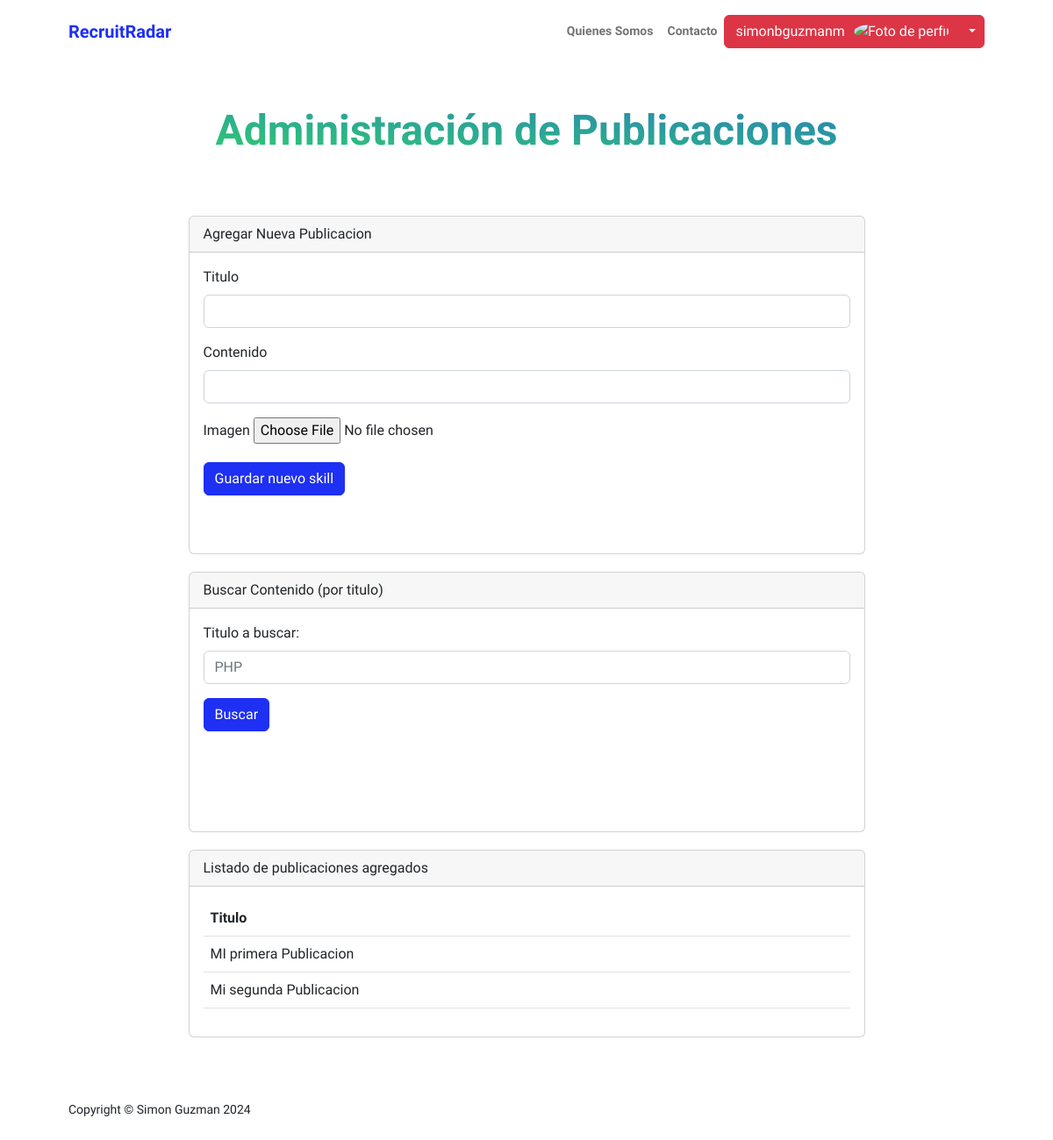
The page /appUsers/publicaciones (signed in) on the database as committed earlier.
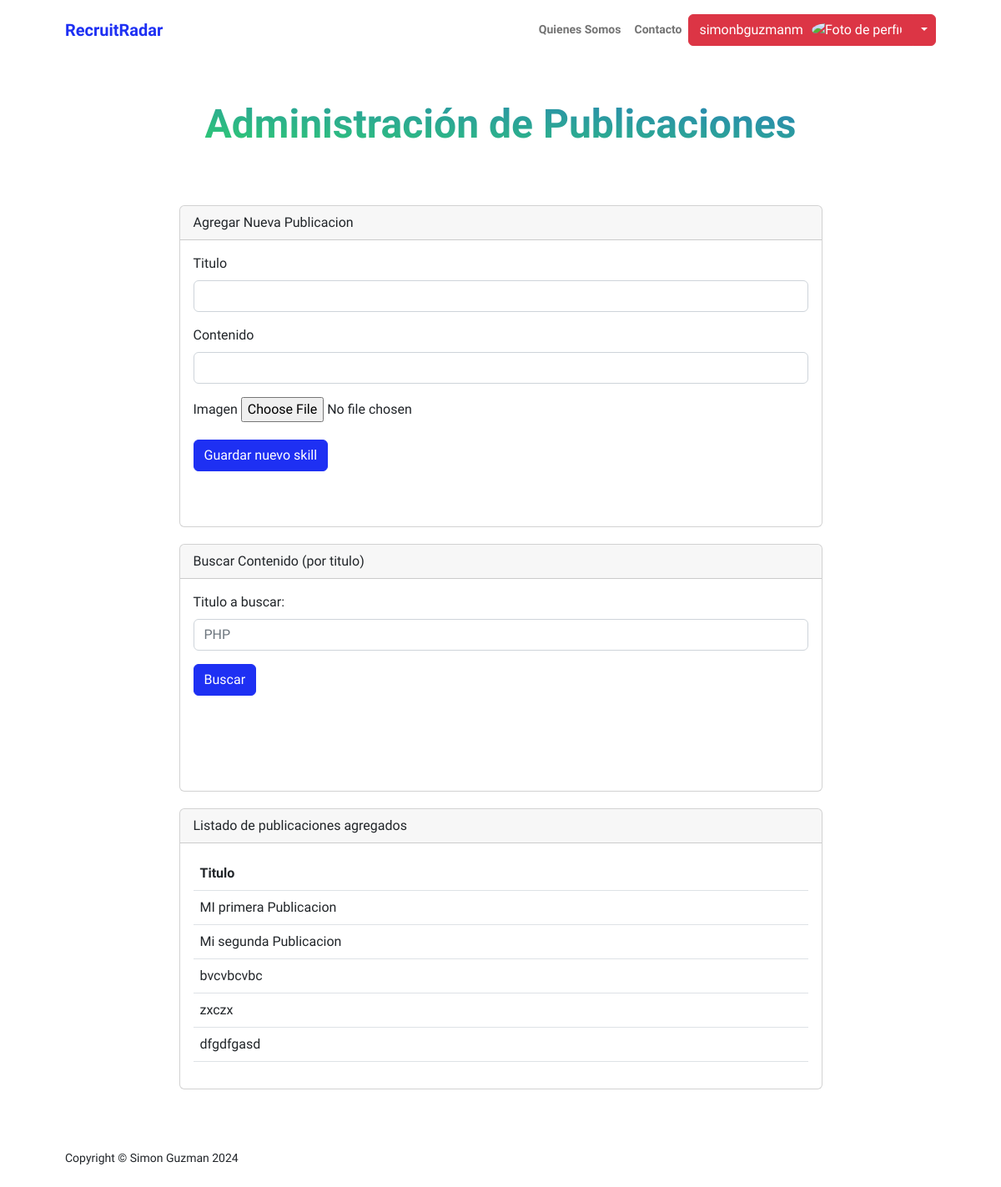
The same page on the database as committed later.
### appUsers/models.py (models this page shows, shortened)
class Publicacion(models.Model):
    user = models.ForeignKey(User, on_delete=models.CASCADE, null=True)
    titulo = models.CharField(max_length=100, null=True, blank = True)
    contenido = models.CharField(max_length=1000, null=True, blank = True)
    imagen = models.ImageField(upload_to='publicaciones',null=True,blank=True)

### appUsers/views.py (the view, shortened to what this page needs)
# urls.py: path('publicaciones',views.publicacion,name="Publicaciones"),
@login_required
def publicacion(request):
    publicacion = Publicacion.objects.filter(user=request.user)
    if request.method == 'POST':
        miFormulario = PublicacionFormulario(request.POST,request.FILES)
        if miFormulario.is_valid():
            u = User.objects.get(username = request.user)
            informacion = miFormulario.cleaned_data
            exp = Publicacion(user=u,titulo=informacion['titulo'],contenido=informacion['contenido'],imagen=informacion['imagen'])
            exp.save()
            miFormulario = PublicacionFormulario()
            return render(request,"appUsers/publicacion.html",{"publicacion":publicacion,"miFormulario":miFormulario,"resp":"Datos guardados Correctamente","respSearch":"","avatar":request.session.get('foto-avatar', 'none')})
        else:
            print(miFormulario.errors)
            return render(request,"appUsers/publicacion.html",{"publicacion":publicacion,"miFormulario":miFormulario,"resp":"Datos No guardados Correctamente","respSearch":"","avatar":request.session.get('foto-avatar', 'none')})
    else:
        miFormulario = PublicacionFormulario()
    return render(request,"appUsers/publicacion.html",{"publicacion":publicacion,"miFormulario":miFormulario,"resp":"","respSearch":"","avatar":request.session.get('foto-avatar', 'none')})

### appUsers/forms.py
class PublicacionFormulario(forms.Form):
    titulo = forms.CharField(label='Titulo', max_length=1000, widget=forms.TextInput(attrs={'class': 'form-control'}))
    contenido = forms.CharField(label='Contenido', max_length=1000, widget=forms.TextInput(attrs={'class': 'form-control'}))
    imagen = forms.ImageField(label='Imagen', widget=forms.ClearableFileInput(attrs={'class': 'form-control-file'}))
    def __init__(self, *args, **kwargs):
        super().__init__(*args, **kwargs)
        self.helper = FormHelper(self)
        self.helper.layout = Layout(
            'titulo',
            'contenido',
            'imagen',
            Submit('submit', 'Guardar', css_class='btn btn-primary')
        )

### appUsers/templates/appUsers/publicacion.html (shortened to what this page needs)
{% extends "AppUsers/base.html" %}
{% load static %}
{% block datosDinamicos %}
<div class="container px-5 my-5">
    <div class="text-center mb-5">
        <h1 class="display-5 fw-bolder mb-0"><span class="text-gradient d-inline">Administración de Publicaciones</span></h1>
    </div>
    <div class="row gx-5 justify-content-center">
        <div class="col-lg-11 col-xl-9 col-xxl-8">
              <div class="card" style="margin-top: 20px;">
                <div class="card-header">
                  Agregar Nueva Publicacion
                </div>
                <div class="card-body">
                  <section style="margin-bottom: 50px;">
                    <form method="POST" enctype="multipart/form-data" class="mb-3">{% csrf_token %}
                      <div class="mb-3">
                        <label for="{{ miFormulario.titulo.id_for_label }}" class="form-label">{{ miFormulario.titulo.label }}</label>
                          {{ miFormulario.titulo }}
                      </div>
                      <div class="mb-3">
                        <label for="{{ miFormulario.contenido.id_for_label }}" class="form-label">{{ miFormulario.contenido.label }}</label>
                          {{ miFormulario.contenido }}
                      </div>
                      <div class="mb-3">
                        <label for="{{ miFormulario.imagen.id_for_label }}" class="form-label">{{ miFormulario.imagen.label }}</label>
                          {{ miFormulario.imagen }}
                      </div>
                      <div class="mb-3">
                        <input class="btn btn-primary" type="submit" value="Guardar nuevo skill">
                      </div>
                    </form>
                  </section>
                </div>
              </div>
             <div class="card" style="margin-top: 20px;">
              <div class="card-header">
                Buscar Contenido (por titulo)
              </div>
              <div class="card-body">
                <section style="margin-bottom: 50px;">
                  <form action="/appUsers/publicaciones/" method="GET" class="mb-3">{% csrf_token %}
                    <div class="mb-3">
                      <label for="exampleFormControlInput1" class="form-label">Titulo a buscar:</label>
                      <input type="text" class="form-control" name="pub_search" id="pub_search" placeholder="PHP">
                    </div>
                    <div class="mb-3">
                      <input class="btn btn-primary" type="submit" value="Buscar">
                    </div>
                  </form>
                  <div class="card-body">
                </section>
              </div>
              </div>
              <div class="card" style="margin-top: 20px;">
                <div class="card-header">
                  Listado de publicaciones agregados
                </div>
                <div class="card-body">
                  <section>
                    <table class="table caption-top">
                        <thead>
                          <tr>
                            <th scope="col">Titulo</th>
                          </tr>
                        </thead>
                        <tbody>
                          {% for info in publicacion %}
                          <tr>
                            <td>{{info.titulo}}</td>
                          </tr>
                          {% endfor%}
                        </tbody>
                    </table>
                </section>
                </div>
              </div>
        </div>
    </div>
</div>
{% endblock %}

Rows that differ between the two databases and show on the page:
added Publicacion: titulo "bvcvbcvbc"
added Publicacion: titulo "zxczx"
added Publicacion: titulo "dfgdfgasd"
